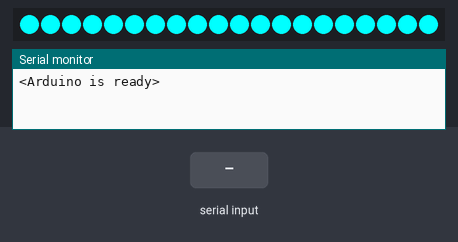
The sketch below on a simulated ATtiny85, built with avr-gcc and run on an emulated ATtiny85. Parts: 20 RGB LEDs in strip order, left to right, the last lines printed to the serial monitor. The inputs (shaded band) are chosen by the test bench. Dim RGB values are drawn brighter than linear.

Above: at 2.6 s.
2.7 s: "<90,45>" received over Serial
At 3.7 s:
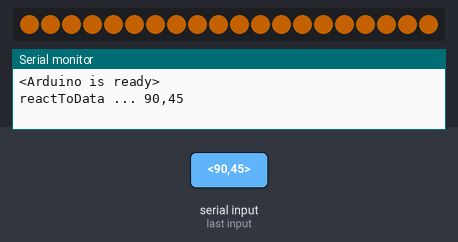
4.2 s: "<1,90,45>" received over Serial
At 4.7 s:
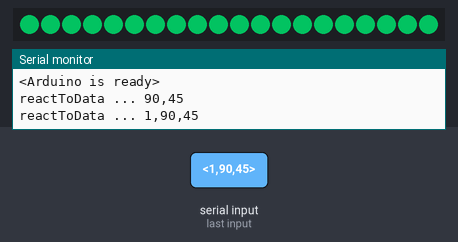
5.8 s: "<a90>" received over Serial
At 6.9 s:
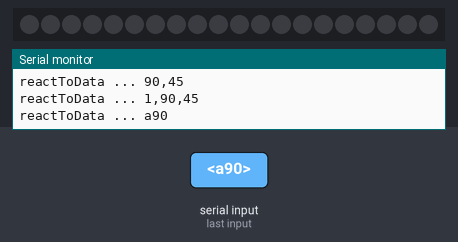
7.4 s: "<5>" received over Serial
At 8.0 s:
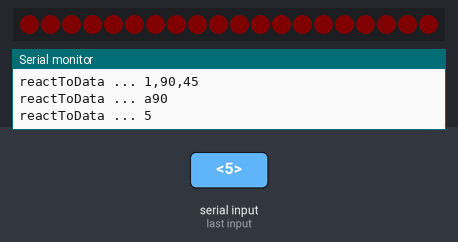
9.0 s: "<a,45>" received over Serial
At 10.2 s:
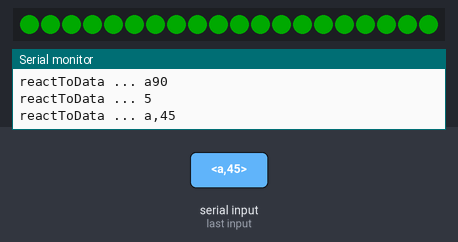
Timing chart, 0 to 11.5 s (numbered marks = the images above; inputs shaded):
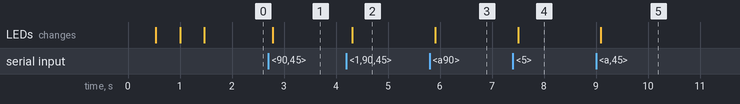

The sketch:

aruino-failsafe-white.ino
```cpp
#include "Adafruit_WS2801.h"
#include "SPI.h" // Comment out this line if using Trinket or Gemma
#ifdef __AVR_ATtiny85__
#include <avr/power.h>
#endif


// Choose which 2 pins you will use for output.
// Can be any valid output pins.
// The colors of the wires may be totally different so
// BE SURE TO CHECK YOUR PIXELS TO SEE WHICH WIRES TO USE!
uint8_t dataPin  = 2;    // Yellow wire on Adafruit Pixels
uint8_t clockPin = 3;    // Green wire on Adafruit Pixels

// Set the first variable to the NUMBER of pixels. 25 = 25 pixels in a row
Adafruit_WS2801 strip = Adafruit_WS2801(20, dataPin, clockPin, WS2801_GRB);

// custom
uint32_t color;

//start recvWithStartEndMarkers chars
const byte numChars = 200;
char receivedChars[numChars];
boolean newData = false;
//end recvWithStartEndMarkers chars


void setup() {
// setup code
#if defined(__AVR_ATtiny85__) && (F_CPU == 16000000L)
    clock_prescale_set(clock_div_1); // Enable 16 MHz on Trinket
#endif

    // start listening on port
    Serial.begin(9600);
    Serial.println("<Arduino is ready>");

    // initialize the first color
    color = Color(0, 255, 255);

    strip.begin();

    // Update LED contents, to start they are all 'off'
    strip.show();

    // show initialization effect
    initializeEffect();
}


void loop() {
    recvWithStartEndMarkers();
    reactToData();
    colorWipe(color);
    //delay(10);
}
```

unused-utils.ino
```cpp
void showNewData() {
    if (newData == true) {
        Serial.print("This just in ... ");
        Serial.println(receivedChars);
        newData = false;
    }
}


//int readline(int readch, char *buffer, int len) {
//    // source: https://majenko.co.uk/blog/reading-serial-arduino
//    static int pos = 0;
//    int rpos;
//
//    if (readch > 0) {
//        switch (readch) {
//            case '\r': // Ignore CR
//                break;
//            case '\n': // Return on new-line
//                rpos = pos;
//                pos = 0;  // Reset position index ready for next time
//                return rpos;
//            default:
//                if (pos < len-1) {
//                    buffer[pos++] = readch;
//                    buffer[pos] = 0;
//                }
//        }
//    }
//    return 0;
//}


void handleSerial() {
    while (Serial.available() > 0) {
        char incomingCharacter = Serial.read();
        switch (incomingCharacter) {
            case 'a':
                color = Color(255, 0, 0);
                break;
            case 'b':
                color = Color(0, 255, 0);
                break;
            case 'c':
                color = Color(0, 0, 255);
        }
    }
}
```

utils.ino
```cpp
void initializeEffect() {
    // "I'm alive!" light sequence
    colorWipe(Color(255,0,0));
    delay(400);
    colorWipe(Color(0,255,0));
    delay(400);
    colorWipe(Color(0,0,255));
    delay(400);
}

void reactToData() {
  if (newData == true) {
    Serial.print("reactToData ... ");
    Serial.println(receivedChars);

    const char delimiter[4] = ";";
    char* lightData;

    // get the first light data
    lightData = strtok(receivedChars, delimiter);

    // loop through each light
    while(lightData != 0) {
      color = stringToColor(lightData);

      // go through other lights
      lightData = strtok(0, delimiter);
    }

    newData = false;
  }
}


/* Helper functions */

// fill the dots one after the other with said color
// good for testing purposes
void colorWipe(uint32_t c) {
    int i;

    for (i=0; i < strip.numPixels(); i++) {
        strip.setPixelColor(i, c);
        strip.show();
    }
}

// Create a 24 bit color value from R,G,B
uint32_t Color(byte r, byte g, byte b)
{
    uint32_t c;
    c = r;
    c <<= 8;
    c |= g;
    c <<= 8;
    c |= b;
    return c;
}


void recvWithStartEndMarkers() {
    static boolean recvInProgress = false;
    static byte ndx = 0;
    char startMarker = '<';
    char endMarker = '>';
    char rc;

    while (Serial.available() > 0 && newData == false) {
        rc = Serial.read();

        if (recvInProgress == true) {
            if (rc != endMarker) {
                receivedChars[ndx] = rc;
                ndx++;
                if (ndx >= numChars) {
                    ndx = numChars - 1;
                }
            }
            else {
                receivedChars[ndx] = '\0'; // terminate the string
                recvInProgress = false;
                ndx = 0;
                newData = true;
            }
        }

        else if (rc == startMarker) {
            recvInProgress = true;
        }
    }
}


uint32_t stringToColor(char* red) {
    // takes a char* string with "int,int,int" format, where int is a number from 0-255
    // that represents red, green, and blue
    // returns a uint32_t color string
    const char ch = ',';
    char *green = strchr(red, ch);
    *green = 0; // split red from rest
    green++;


    char *blue = strchr(green, ch);
    *blue = 0; // split green from rest
    blue++;


    printf("Red: %s \n", red);
    printf("Green: %s \n", green);
    printf("Blue: %s \n", blue);
    printf("\n\n");

    uint32_t color = Color(atoi(red), atoi(green), atoi(blue));
    return color;
}
```

Measured:
- after the input at 2.7 s, the LEDs: change after 0.08 s (image 1)
- after the input at 4.2 s, the LEDs: change after 0.11 s (image 2)
- after the input at 5.8 s, the LEDs: change after 0.11 s (image 3)
- after the input at 7.4 s, the LEDs: change after 0.10 s (image 4)
- after the input at 9.0 s, the LEDs: change after 0.10 s (image 5)
